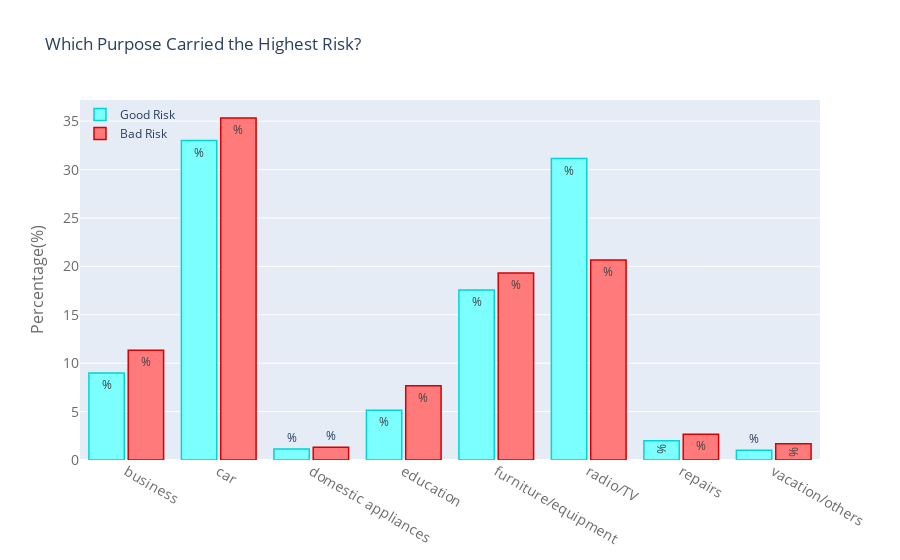

The notebook cell this image was saved under:
### Code cell
# This will be x
purposes = df['Purpose'].unique().tolist()
purposes = sorted(purposes)

good_purposes = cross_purpose["good"].values.tolist()
bad_purposes = cross_purpose["bad"].values.tolist()




good = go.Bar(
    x=purposes,
    y=good_purposes,
    name='Good Risk',
    text='%',
    marker=dict(
        color='rgb(123, 255, 255)',
        line=dict(
            color='rgb(0, 213, 213)',
            width=1.5
        )
    ),
)
bad = go.Bar(
    x=purposes,
    y=bad_purposes,
    name='Bad Risk',
    text = '%',    marker=dict(
        color='rgb(255, 123, 123)',
        line=dict(
            color='rgb(213, 0, 0)',
            width=1.5
        )
    ),
)
data = [good, bad]
layout = go.Layout(
    title='Which Purpose Carried the Highest Risk?',
    xaxis=dict(
        tickfont=dict(
            size=14,
            color='rgb(107, 107, 107)'
        )
    ),
    yaxis=dict(
        title='Percentage(%)',
        titlefont=dict(
            size=16,
            color='rgb(107, 107, 107)'
        ),
        tickfont=dict(
            size=14,
            color='rgb(107, 107, 107)'
        )
    ),
    legend=dict(
        x=0,
        y=1.0,
        bgcolor='rgba(255, 255, 255, 0)',
        bordercolor='rgba(255, 255, 255, 0)'
    ),
    barmode='group',
    bargap=0.15,
    bargroupgap=0.1
)

fig = dict(data=data, layout=layout)
iplot(fig, filename='style-bar')

### Figure 1 — Plotly figure (JSON) as saved in the notebook; plotly's stock layout.template omitted (floating-point values rounded to 4 significant figures)
{"data": [{"marker": {"color": "rgb(123, 255, 255)", "line": {"color": "rgb(0, 213, 213)", "width": 1.5}}, "name": "Good Risk", "text": "%", "type": "bar", "x": ["business", "car", "domestic appliances", "education", "furniture/equipment", "radio/TV", "repairs", "vacation/others"], "y": [9, 33, 1.14, 5.14, 17.57, 31.14, 2, 1]}, {"marker": {"color": "rgb(255, 123, 123)", "line": {"color": "rgb(213, 0, 0)", "width": 1.5}}, "name": "Bad Risk", "text": "%", "type": "bar", "x": ["business", "car", "domestic appliances", "education", "furniture/equipment", "radio/TV", "repairs", "vacation/others"], "y": [11.33, 35.33, 1.33, 7.67, 19.33, 20.67, 2.67, 1.67]}], "layout": {"bargap": 0.15, "bargroupgap": 0.1, "barmode": "group", "legend": {"bgcolor": "rgba(255, 255, 255, 0)", "bordercolor": "rgba(255, 255, 255, 0)", "x": 0, "y": 1}, "title": {"text": "Which Purpose Carried the Highest Risk?"}, "xaxis": {"tickfont": {"color": "rgb(107, 107, 107)", "size": 14}}, "yaxis": {"tickfont": {"color": "rgb(107, 107, 107)", "size": 14}, "title": {"font": {"color": "rgb(107, 107, 107)", "size": 16}, "text": "Percentage(%)"}}}}
